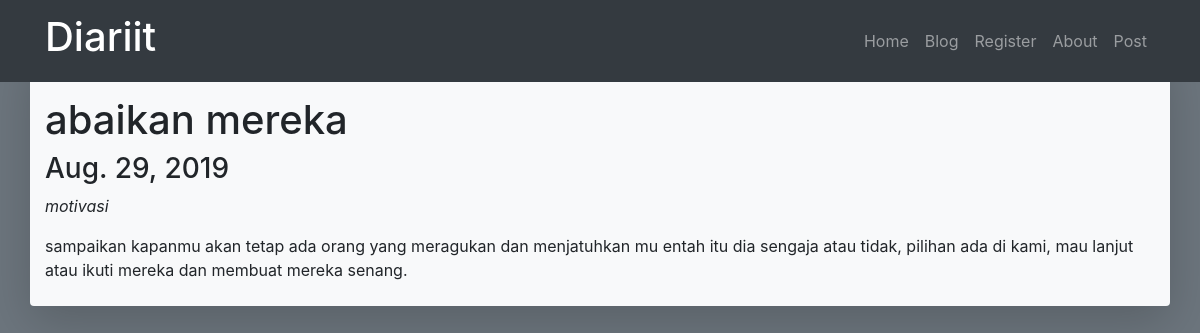
Screenshot of /blog/post/abaikan-mereka with the database file from the repository.
### blog/models.py (models this page shows, shortened)
class Post(models.Model):
    judul = models.CharField(
        max_length=200,
        validators=[
            clean_judul,
        ],
    )
    body = models.TextField()
    category = models.CharField(
        max_length=100,
        default='no-category',
        choices=(
            ('Blog','blog'),
            ('No-Category','no-category'),
            ('Jurnal','jurnal'),
            ('Berita','berita'),
        )
    )
    publish = models.DateField(auto_now_add=True)
    update = models.DateField(auto_now=True)
    slug = models.SlugField()

### blog/views.py (the view)
# urls.py: re_path(r'^post/(?P<slugInput>[\w-]+)', views.lihatPost, name='tampilPost'),
def lihatPost(request, slugInput):
    tampilPost = Post.objects.get(slug=slugInput)
    context= {
        'tampilkan':tampilPost,
    }
    return render(request, 'blog/lihatPost.html', context)

### blog/templates/blog/lihatPost.html (shortened to what this page needs)
{% extends 'base.html' %}
{% load static %}
{% block judulPage %}
    <h1>{{tampilkan.judul}}</h1>
    <h3>{{tampilkan.update}}</h3>
    <p><i>{{tampilkan.category}}</i></p>
{% endblock judulPage %}
{% block konten %}
    <p>{{tampilkan.body}}</p>
{% endblock konten %}

### rows the page displays
Post: judul "abaikan mereka", update "Aug. 29, 2019", category "motivasi", body "sampaikan kapanmu akan tetap ada orang yang meragukan dan menjatuhkan mu entah itu dia sengaja atau tidak, pilihan ada di kami, mau lanjut atau ikuti mereka dan membuat mereka senang."
